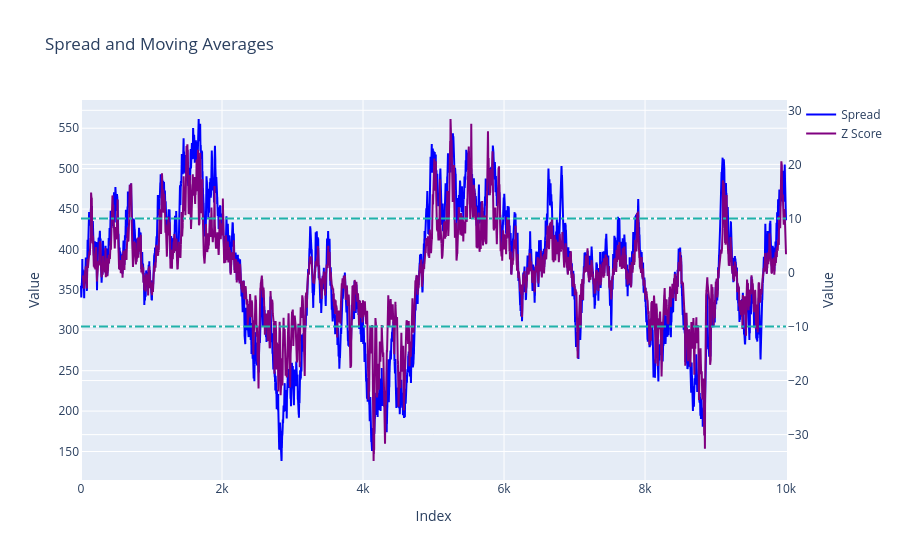

This figure's notebook cell:
### Code cell
fig = go.Figure()
spread = pd.DataFrame({'timestamp': df_synthetic['timestamp'], 'spread': df_gift_basket['swmid'].to_numpy() - df_synthetic['swmid'].to_numpy()})

# fig.add_trace(go.Scatter(x=df_synthetic['timestamp'], y=spread, mode='lines', name='Difference', line=dict(color='red')))

spread['std30'] = spread['spread'].rolling(window=30).std()
# spread['std30'] = spread['spread'].rolling(window=100).apply(lambda x: np.sqrt(np.mean((x-376)**2)))



fig.add_trace(go.Scatter(x=spread.index, y=spread['spread'], mode='lines', name='Spread', line=dict(color='blue')))
# fig.add_trace(go.Scatter(x=spread.index, y=spread['sma5'], mode='lines', name='SMA5', line=dict(color='green')))
# fig.add_trace(go.Scatter(x=spread.index, y=spread['sma60'], mode='lines', name='SMA60', line=dict(color='red')))
spread['z_score'] = (spread['spread'] - 376) / spread['std30']
fig.add_shape(
    type="line",
    x0=spread.index[0],
    y0=10,
    x1=spread.index[-1],
    y1=10,
    line=dict(
        color="LightSeaGreen",
        width=2,
        dash="dashdot",
    ),
    yref="y2"
)

fig.add_shape(
    type="line",
    x0=spread.index[0],
    y0=-10,
    x1=spread.index[-1],
    y1=-10,
    line=dict(
        color="LightSeaGreen",
        width=2,
        dash="dashdot",
    ),
    yref="y2"
)


fig.add_trace(go.Scatter(x=spread.index, y=spread['z_score'], mode='lines', name='Z Score', line=dict(color='purple'), yaxis='y2'))
fig.update_layout(yaxis2=dict(title='Z Score', overlaying='y', side='right'))
fig.update_layout(title_text="Spread and Moving Averages")
fig.update_xaxes(title_text="Index")
fig.update_yaxes(title_text="Value")

### Figure 1 — Plotly figure (JSON) as saved in the notebook; plotly's stock layout.template omitted (floating-point values rounded to 4 significant figures; data arrays with more than 128 entries replaced by an {"elided": "..."} marker saying what was removed)
{"data": [{"line": {"color": "blue"}, "mode": "lines", "name": "Spread", "type": "scatter", "x": {"elided": "10000 int values"}, "y": {"elided": "10000 float values"}}, {"line": {"color": "purple"}, "mode": "lines", "name": "Z Score", "type": "scatter", "x": {"elided": "10000 int values"}, "y": {"elided": "10000 float values"}, "yaxis": "y2"}], "layout": {"shapes": [{"line": {"color": "LightSeaGreen", "dash": "dashdot", "width": 2}, "type": "line", "x0": 0, "x1": 9999, "y0": 10, "y1": 10, "yref": "y2"}, {"line": {"color": "LightSeaGreen", "dash": "dashdot", "width": 2}, "type": "line", "x0": 0, "x1": 9999, "y0": -10, "y1": -10, "yref": "y2"}], "title": {"text": "Spread and Moving Averages"}, "xaxis": {"title": {"text": "Index"}}, "yaxis": {"title": {"text": "Value"}}, "yaxis2": {"overlaying": "y", "side": "right", "title": {"text": "Value"}}}}
